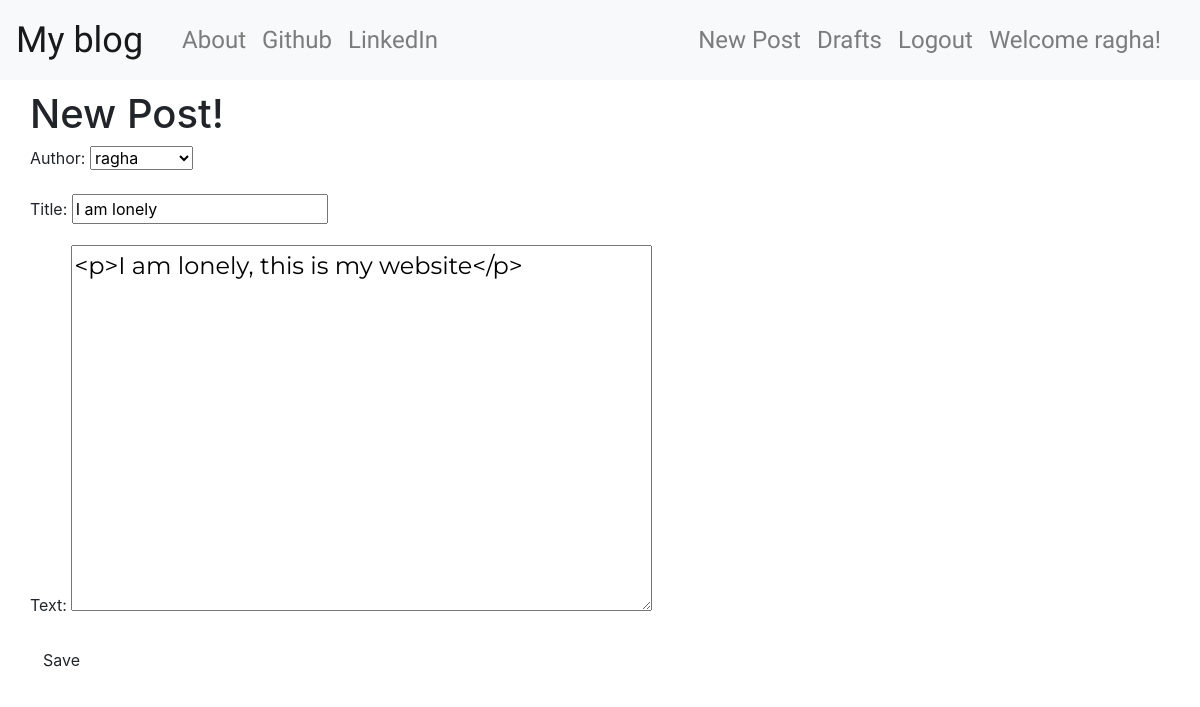
Before: /post/11/edit/ (signed in) with the older database file.
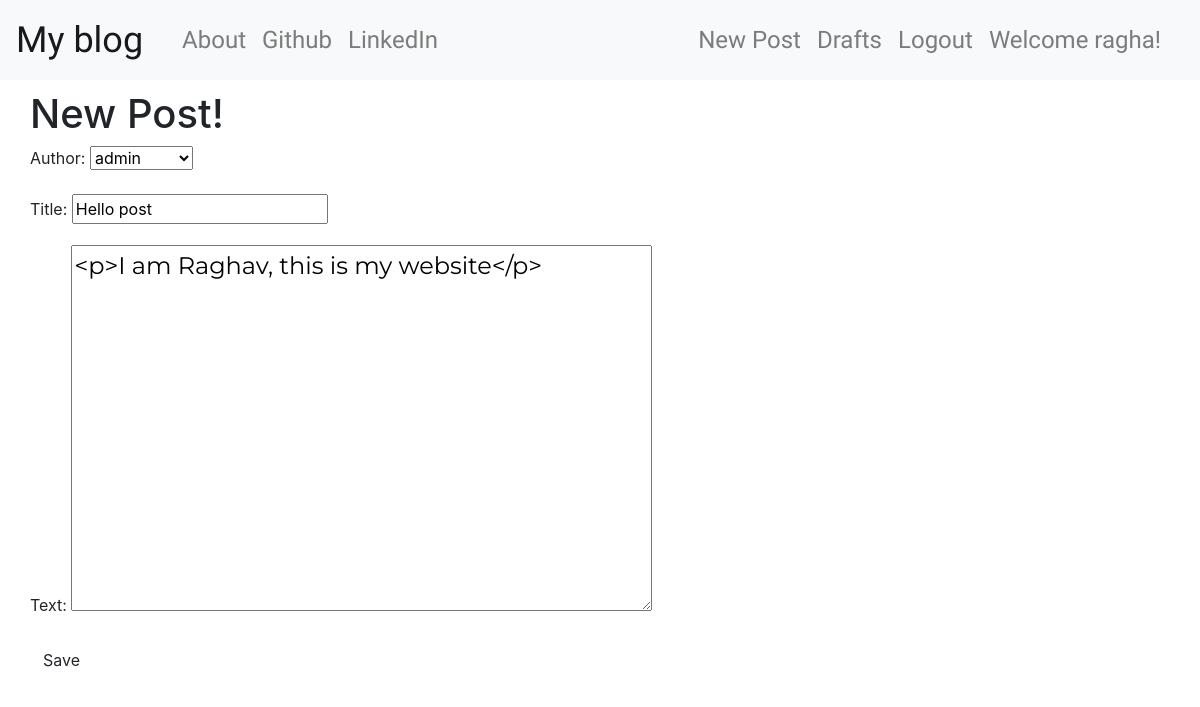
After: the same page with the newer database file.
### blogApp/models.py (models this page shows, shortened)
class Post(models.Model):
    author = models.ForeignKey('auth.User', on_delete=models.CASCADE)
    title = models.CharField(max_length=256)
    text = models.TextField()
    created_date = models.DateTimeField(default=timezone.now)
    published_date = models.DateTimeField(blank=True, null=True)

### blogApp/views.py (the view)
# urls.py: re_path(r'post/(?P<pk>\d+)/edit/$', views.PostUpdateView.as_view(), name='post_edit'),
class PostUpdateView(LoginRequiredMixin, UpdateView):
    login_url = '/login/'
    redirect_field_name = 'blogApp/post_detail.html'
    form_class = PostForm
    model = Post

### blogApp/forms.py
class PostForm(forms.ModelForm):
    class Meta:
        model = Post
        fields = ('author', 'title', 'text')
        widgets = {
            'title': forms.TextInput(attrs={'class': 'textinputclass'}),
            'text': forms.Textarea(attrs={'class': 'editable medium-editor-textarea postcontent'})
        }

### blogApp/templates/blogApp/post_form.html (shortened to what this page needs)
{% extends 'blogApp/base.html' %}
{% block body_block %}
<h1>New Post!</h1>
<form class="post-form" method="POST">
    {{ form.as_p }}
    <button type="submit" class="save btn btn-default">Save</button>
</form>
{% endblock %}

Changed rows visible on the page:
changed Post: author "ragha" → "admin"; title "I am lonely" → "Hello post"; text "<p>I am lonely, this is my website</p>" → "<p>I am Raghav, this is my website</p>"
